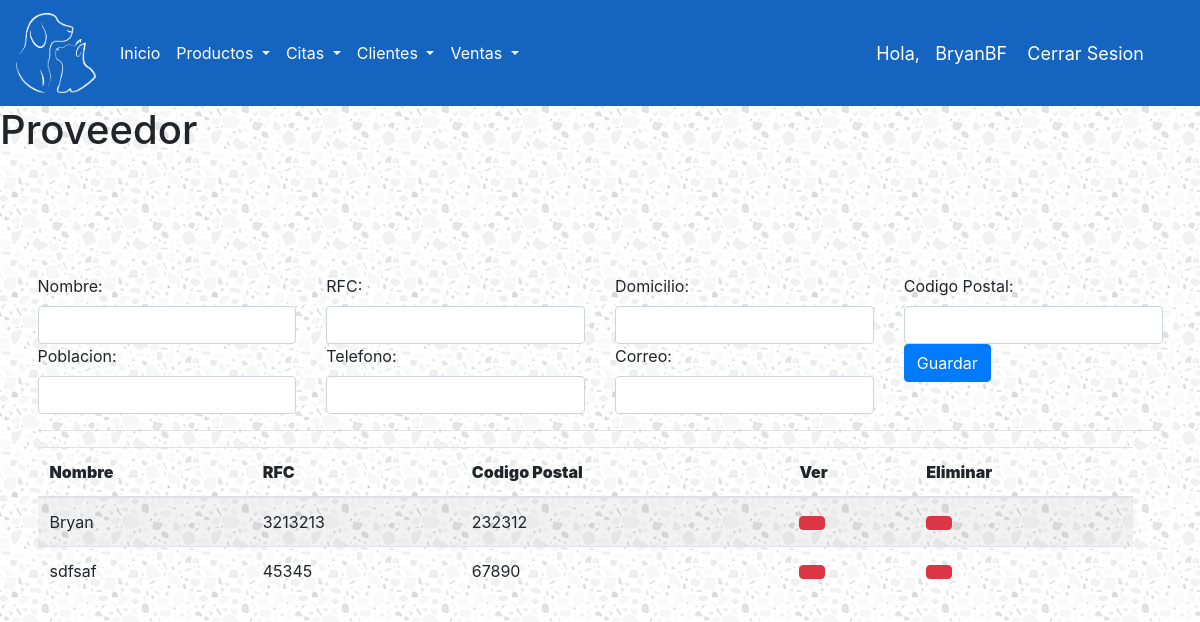
/proveedor/ (signed in), run on the app's committed database.
### ControlDeVeterinaria/models.py (models this page shows, shortened)
class Account(AbstractBaseUser):
    ROLES = (
        ('ADMIN','ADMIN'),
        ('EMPLEADO','EMPLEADO'),
    )
    rol = models.CharField(max_length=30, choices=ROLES)
    username = models.CharField(max_length=50, unique=True)
    password = models.CharField(max_length=50)
    is_admin = models.BooleanField(default=False)
    is_staff = models.BooleanField(default=False)
    is_superuser = models.BooleanField(default=False)
    USERNAME_FIELD = 'username'
    REQUIRED_FIELDS = ['rol','password']
    objects = MyAccountManager()
    def __str__(self):
        return self.username

class Proveedor(models.Model):
    nombre = models.CharField(max_length=20)
    rfc = models.CharField(max_length=13)
    domicilio = models.CharField(max_length=50)
    cp = models.IntegerField()
    poblacion = models.CharField(max_length=50)
    telefono = models.CharField(max_length=10)
    correo = models.CharField(max_length=50)

### ControlDeVeterinaria/views.py (the view)
# urls.py: path('proveedor/', proveedor, name="proveedor"),
@login_required(login_url='login')
def proveedor(request):
    rol = request.user.rol
    if rol == 'EMPLEADO':
        return redirect('/index/')
    form = ProveedorForm(request.POST)
    listaProveedor = Proveedor.objects.all()
    if form.is_valid():
        form.save()
    context ={
        'listaProveedor':listaProveedor,
        'form':form,
    }
    return render(request, 'ControlDeVeterinaria/proveedor.html', context)

### ControlDeVeterinaria/forms.py
class ProveedorForm(forms.ModelForm):
    class Meta:
        model = Proveedor
        fields = ['nombre', 'rfc', 'domicilio','cp','poblacion','telefono','correo']
    def __init__(self, *args, **kwargs):
        super(ProveedorForm, self).__init__(*args, **kwargs)
        self.fields['nombre'].widget.attrs['class'] = 'form-control'
        self.fields['rfc'].widget.attrs['class'] = 'form-control'
        self.fields['domicilio'].widget.attrs['class'] = 'form-control'
        self.fields['cp'].widget.attrs['class'] = 'form-control'
        self.fields['poblacion'].widget.attrs['class'] = 'form-control'
        self.fields['telefono'].widget.attrs['class'] = 'form-control'
        self.fields['correo'].widget.attrs['class'] = 'form-control'

### ControlDeVeterinaria/templates/ControlDeVeterinaria/proveedor.html (shortened to what this page needs)
{% extends 'ControlDeVeterinaria/base.html' %}
{% load static %}
{% block content %}
<h1> Proveedor </h1>
<br>
<form action="" method="post" class="form-horizontal" enctype="multipart/form-data">{% csrf_token %}
	<div class="row">
		<div class="col-sm-3">
			<label>Nombre: </label>
			{{ form.nombre }}
		</div>
		<div class="col-sm-3">
			<label>RFC: </label>
			{{ form.rfc }}
		</div>
		<div class="col-sm-3">
			<label>Domicilio: </label>
			{{ form.domicilio }}
		</div>
		<div class="col-sm-3">
			<label>Codigo Postal: </label>
			{{ form.cp }}
		</div>
		<div class="col-sm-3">
			<label>Poblacion: </label>
			{{ form.poblacion }}
		</div>
		<div class="col-sm-3">
			<label>Telefono: </label>
			{{ form.telefono }}
		</div>
		<div class="col-sm-3">
			<label>Correo: </label>
			{{ form.correo }}
		</div>
		<div class="col-sm-3">
			<button class="btn btn-primary" type="submit"> Guardar </button>
		</div>
	</div>
	<hr>
	<div class="row col-sm-12">
		<table id="dvData" class="table table-striped" >
			<thead>
				<tr>
					<th >
						<strong>Nombre</strong>
					</th>
					<th >
						<strong>RFC</strong>
					</th>
					<th >
						<strong>Codigo Postal</strong>
					</th>
					<th >
						<strong>Ver</strong>
					</th>
					<th >
						<strong>Eliminar</strong>
					</th>
				</tr>
			</thead>
			<tbody>
				{% for datos in listaProveedor %}
					<tr>
						<td >{{ datos.nombre }}</td>
						<td >{{ datos.rfc }}</td>
						<td >{{ datos.cp }}</td>
						<td >
							<a href="{% url 'ver-proveedor' datos.id %}" class="btn btn-default btn-danger"></a>
						</td>
						<td >
							<a href="{% url 'borrar-proveedor' datos.id %}" class="btn btn-default btn-danger"></a>
						</td>
					</tr>
				{% endfor %}
			</tbody>
		</table>
	</div>
</form>
{% endblock %}

### ControlDeVeterinaria/templates/ControlDeVeterinaria/base.html (shortened to what this page needs)
<!DOCTYPE html>
{% load static %}
<html>
<head>
	<link rel="stylesheet" href="https://cdn.jsdelivr.net/npm/bootstrap@4.5.3/dist/css/bootstrap.min.css">
<link rel="stylesheet" href="{% static "CDV/css/1.css" %}">
</head>
<body>
	<header>
		<nav class="navbar navbar-expand-lg">
      <a class="navbar-brand text-white" href="{% url 'index' %}" ><img src="{% static "CDV/images/Logo.png" %}" class="imglogo"></a>
      <div class="collapse navbar-collapse" id="navbarSupportedContent">
        <ul class="navbar-nav mr-auto">
          <li class="nav-item active">
            <a class="nav-link text-white" href={% url 'index' %} >Inicio <span class="sr-only">(current)</span></a>
          </li>
          <li class="nav-item dropdown">
            <a class="nav-link dropdown-toggle text-white" href="#" id="navbarDropdown" role="button" data-toggle="dropdown" aria-haspopup="true" aria-expanded="false">
              Productos
            </a>
          </li>
          <li class="nav-item dropdown">
            <a class="nav-link dropdown-toggle text-white" href="#" id="navbarDropdown" role="button" data-toggle="dropdown" aria-haspopup="true" aria-expanded="false">
              Citas
            </a>
          </li>
          <li class="nav-item dropdown">
            <a class="nav-link dropdown-toggle text-white" href="#" id="navbarDropdown" role="button" data-toggle="dropdown" aria-haspopup="true" aria-expanded="false">
              Clientes
            </a>
          </li>
          <li class="nav-item dropdown">
            <a class="nav-link dropdown-toggle text-white" href="#" id="navbarDropdown" role="button" data-toggle="dropdown" aria-haspopup="true" aria-expanded="false">
              Ventas
            </a>
          </li>
        </ul>
      </div>
      <span class = "hello-msg">Hola, &nbsp {{request.user}} </span>
      <span class = "hello-msg"><a href="{% url 'logout' %}">Cerrar Sesion</a></span>
    </nav>
	</header>
{% block content %}
{% endblock %}
</body>
</html>

### static/CDV/css/1.css (style rules this page uses)
html { font-family: 'Montserrat', sans-serif; }
form { padding: 37.5px; margin: 50px 0; }
nav { background-color: #1565c0 !important; color: white; }
.imglogo { width: 80px; height: 80px; }

### data on the page
Account: user "BryanBF"
Proveedor: nombre "Bryan", rfc "3213213", cp "232312"
Proveedor: nombre "sdfsaf", rfc "45345", cp "67890"
